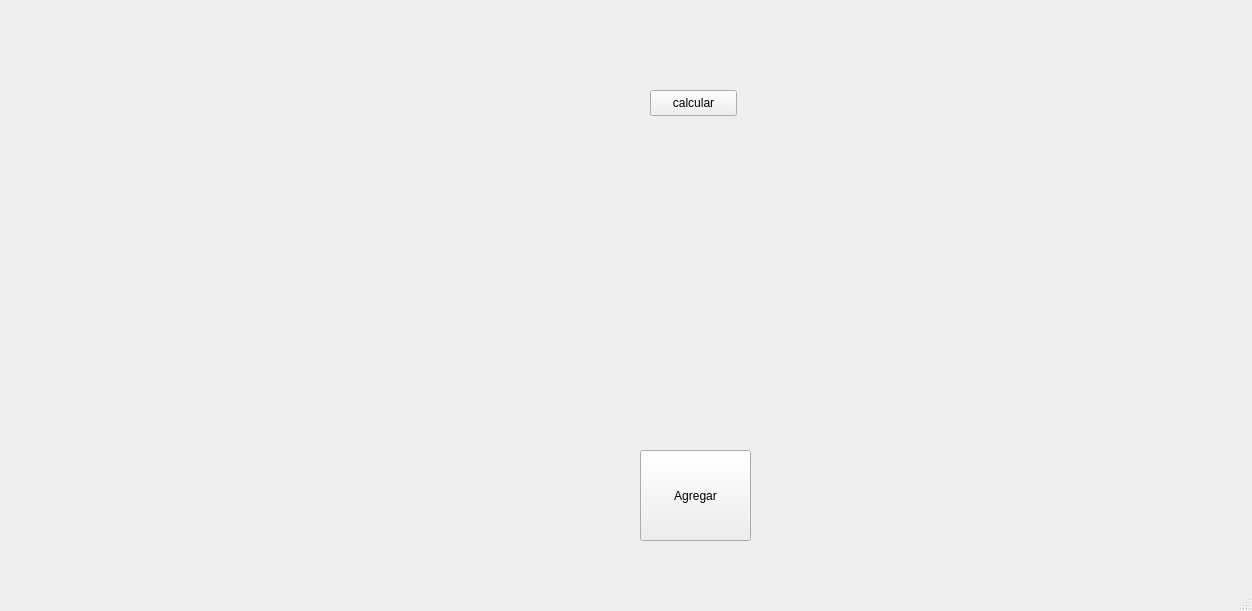
<?xml version="1.0" encoding="UTF-8"?>
<ui version="4.0">
 <class>MainWindow</class>
 <widget class="QMainWindow" name="MainWindow">
  <property name="geometry">
   <rect>
    <x>0</x>
    <y>0</y>
    <width>1252</width>
    <height>611</height>
   </rect>
  </property>
  <property name="windowTitle">
   <string>MainWindow</string>
  </property>
  <widget class="QWidget" name="centralwidget">
   <widget class="QPushButton" name="pushButton">
    <property name="geometry">
     <rect>
      <x>640</x>
      <y>450</y>
      <width>111</width>
      <height>91</height>
     </rect>
    </property>
    <property name="text">
     <string>Agregar</string>
    </property>
   </widget>
   <widget class="QPushButton" name="pushButton_2">
    <property name="geometry">
     <rect>
      <x>650</x>
      <y>90</y>
      <width>87</width>
      <height>26</height>
     </rect>
    </property>
    <property name="text">
     <string>calcular</string>
    </property>
   </widget>
   <widget class="QLabel" name="label">
    <property name="geometry">
     <rect>
      <x>600</x>
      <y>160</y>
      <width>101</width>
      <height>51</height>
     </rect>
    </property>
    <property name="text">
     <string/>
    </property>
   </widget>
   <widget class="QWidget" name="verticalLayoutWidget">
    <property name="geometry">
     <rect>
      <x>0</x>
      <y>10</y>
      <width>571</width>
      <height>531</height>
     </rect>
    </property>
    <layout class="QVBoxLayout" name="verticalLayout"/>
   </widget>
   <widget class="QWidget" name="verticalLayoutWidget_2">
    <property name="geometry">
     <rect>
      <x>800</x>
      <y>0</y>
      <width>331</width>
      <height>531</height>
     </rect>
    </property>
    <layout class="QVBoxLayout" name="verticalLayout_2"/>
   </widget>
  </widget>
  <widget class="QMenuBar" name="menubar">
   <property name="geometry">
    <rect>
     <x>0</x>
     <y>0</y>
     <width>1252</width>
     <height>23</height>
    </rect>
   </property>
  </widget>
  <widget class="QStatusBar" name="statusbar"/>
 </widget>
 <resources/>
 <connections/>
</ui>
